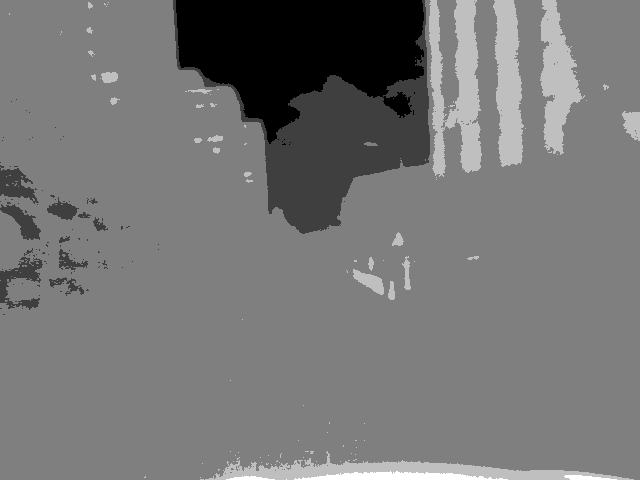
//> input picture assets/tir.png, 640 x 480 px
$ ./test_canny16   (built with g++ and OpenCV 4)
//> lines starting //> are read from the running program, lines starting //| are printed output that depends on the picture
### src/canny16.cc
#include "canny16.h"
#include <deque>

namespace cv {

/** Canny edge detector flags */
enum { CV_CANNY_L2_GRADIENT = (1 << 31) };

#define CANNY_PUSH(map, stack) *map = 2, stack.push_back(map)

#define CANNY_CHECK(m, high, map, stack)                                                           \
  if (m > high)                                                                                    \
    CANNY_PUSH(map, stack);                                                                        \
  else                                                                                             \
    *map = 0

class parallelCanny16 : public ParallelLoopBody {
public:
  parallelCanny16(const Mat &_src, Mat &_map, std::deque<uchar *> &borderPeaksParallel, int _low,
                  int _high, int _aperture_size, bool _L2gradient)
      : src(_src), src2(_src), map(_map), _borderPeaksParallel(borderPeaksParallel), low(_low),
        high(_high), aperture_size(_aperture_size), L2gradient(_L2gradient) {
    _map.create(src.rows + 2, src.cols + 2, CV_8UC1);
    map = _map;
    map.row(0).setTo(1);
    map.row(src.rows + 1).setTo(1);
    mapstep = map.cols;
    needGradient = true;
    cn = src.channels();
  }

  parallelCanny16(const Mat &_dx, const Mat &_dy, Mat &_map,
                  std::deque<uchar *> &borderPeaksParallel, int _low, int _high, bool _L2gradient)
      : src(_dx), src2(_dy), map(_map), _borderPeaksParallel(borderPeaksParallel), low(_low),
        high(_high), aperture_size(0), L2gradient(_L2gradient) {
    _map.create(src.rows + 2, src.cols + 2, CV_8UC1);
    map = _map;
    map.row(0).setTo(1);
    map.row(src.rows + 1).setTo(1);
    mapstep = map.cols;
    needGradient = false;
    cn = src.channels();
  }

  ~parallelCanny16() {}

  parallelCanny16 &operator=(const parallelCanny16 &) { return *this; }

  void operator()(const Range &boundaries) const CV_OVERRIDE {
    CV_DbgAssert(cn > 0);

    Mat dx, dy;
    AutoBuffer<double> dxMax(0), dyMax(0);
    std::deque<uchar *> stack, borderPeaksLocal;
    const int rowStart = max(0, boundaries.start - 1), rowEnd = min(src.rows, boundaries.end + 1);
    int *_mag_p, *_mag_a, *_mag_n;
    double *_dx, *_dy, *_dx_a = NULL, *_dy_a = NULL, *_dx_n = NULL, *_dy_n = NULL;
    uchar *_pmap;
    double scale = 1.0;

    // CV_TRACE_REGION("gradient")
    if (needGradient) {
      if (aperture_size == 7) {
        scale = 1 / 16.0;
      }
      Sobel(src.rowRange(rowStart, rowEnd), dx, CV_64F, 1, 0, aperture_size, scale, 0,
            BORDER_REPLICATE);
      Sobel(src.rowRange(rowStart, rowEnd), dy, CV_64F, 0, 1, aperture_size, scale, 0,
            BORDER_REPLICATE);
    } else {
      dx = src.rowRange(rowStart, rowEnd);
      dy = src2.rowRange(rowStart, rowEnd);
    }

    // CV_TRACE_REGION_NEXT("magnitude");
    if (cn > 1) {
      dxMax.allocate(2 * dx.cols);
      dyMax.allocate(2 * dy.cols);
      _dx_a = dxMax.data();
      _dx_n = _dx_a + dx.cols;
      _dy_a = dyMax.data();
      _dy_n = _dy_a + dy.cols;
    }

    // _mag_p: previous row, _mag_a: actual row, _mag_n: next row

    AutoBuffer<int> buffer(3 * (mapstep * cn));
    _mag_p = buffer.data() + 1;
    _mag_a = _mag_p + mapstep * cn;
    _mag_n = _mag_a + mapstep * cn;

    // For the first time when just 2 rows are filled and for left and right borders
    if (rowStart == boundaries.start)
      memset(_mag_n - 1, 0, mapstep * sizeof(int));
    else
      _mag_n[src.cols] = _mag_n[-1] = 0;

    _mag_a[src.cols] = _mag_a[-1] = _mag_p[src.cols] = _mag_p[-1] = 0;

    // calculate magnitude and angle of gradient, perform non-maxima suppression.
    // fill the map with one of the following values:
    //   0 - the pixel might belong to an edge
    //   1 - the pixel can not belong to an edge
    //   2 - the pixel does belong to an edge
    for (int i = rowStart; i <= boundaries.end; ++i) {
      // Scroll the ring buffer
      std::swap(_mag_n, _mag_a);
      std::swap(_mag_n, _mag_p);

      if (i < rowEnd) {
        // Next row calculation
        _dx = dx.ptr<double>(i - rowStart);
        _dy = dy.ptr<double>(i - rowStart);

        if (L2gradient) {
          int j = 0, width = src.cols * cn;

          for (; j < width; ++j)
            _mag_n[j] = int(_dx[j]) * _dx[j] + int(_dy[j]) * _dy[j];
        } else {
          int j = 0, width = src.cols * cn;
          for (; j < width; ++j)
            _mag_n[j] = std::abs(int(_dx[j])) + std::abs(int(_dy[j]));
        }

        if (cn > 1) {
          std::swap(_dx_n, _dx_a);
          std::swap(_dy_n, _dy_a);

          for (int j = 0, jn = 0; j < src.cols; ++j, jn += cn) {
            int maxIdx = jn;
            for (int k = 1; k < cn; ++k)
              if (_mag_n[jn + k] > _mag_n[maxIdx])
                maxIdx = jn + k;

            _mag_n[j] = _mag_n[maxIdx];
            _dx_n[j] = _dx[maxIdx];
            _dy_n[j] = _dy[maxIdx];
          }

          _mag_n[src.cols] = 0;
        }

        // at the very beginning we do not have a complete ring
        // buffer of 3 magnitude rows for non-maxima suppression
        if (i <= boundaries.start)
          continue;
      } else {
        memset(_mag_n - 1, 0, mapstep * sizeof(int));

        if (cn > 1) {
          std::swap(_dx_n, _dx_a);
          std::swap(_dy_n, _dy_a);
        }
      }

      // From here actual src row is (i - 1)
      // Set left and right border to 1

      _pmap = map.ptr<uchar>(i) + 1;

      _pmap[src.cols] = _pmap[-1] = 1;

      if (cn == 1) {
        _dx = dx.ptr<double>(i - rowStart - 1);
        _dy = dy.ptr<double>(i - rowStart - 1);
      } else {
        _dx = _dx_a;
        _dy = _dy_a;
      }

      const int TG22 = 13573;
      int j = 0;

      for (; j < src.cols; j++) {
        int m = _mag_a[j];

        if (m > low) {
          double xs = _dx[j];
          double ys = _dy[j];
          int x = (int)std::abs(xs);
          int y = (int)std::abs(ys) << 15;

          int tg22x = x * TG22;

          if (y < tg22x) {
            if (m > _mag_a[j - 1] && m >= _mag_a[j + 1]) {
              CANNY_CHECK(m, high, (_pmap + j), stack);
              continue;
            }
          } else {
            int tg67x = tg22x + (x << 16);
            if (y > tg67x) {
              if (m > _mag_p[j] && m >= _mag_n[j]) {
                CANNY_CHECK(m, high, (_pmap + j), stack);
                continue;
              }
            } else {
              int s = ((xs < 0) != (ys < 0)) ? -1 : 1;
              if (m > _mag_p[j - s] && m > _mag_n[j + s]) {
                CANNY_CHECK(m, high, (_pmap + j), stack);
                continue;
              }
            }
          }
        }
        _pmap[j] = 1;
      }
    }

    // Not for first row of first slice or last row of last slice
    uchar *pmapLower = (rowStart == 0) ? map.data : (map.data + (boundaries.start + 2) * mapstep);
    uint pmapDiff = (uint)(
        ((rowEnd == src.rows) ? map.datalimit : (map.data + boundaries.end * mapstep)) - pmapLower);

    // now track the edges (hysteresis thresholding)
    // CV_TRACE_REGION_NEXT("hysteresis");
    while (!stack.empty()) {
      uchar *m = stack.back();
      stack.pop_back();

      // Stops thresholding from expanding to other slices by sending pixels in the borders of each
      // slice in a queue to be serially processed later.
      if ((unsigned)(m - pmapLower) < pmapDiff) {
        if (!m[-mapstep - 1])
          CANNY_PUSH((m - mapstep - 1), stack);
        if (!m[-mapstep])
          CANNY_PUSH((m - mapstep), stack);
        if (!m[-mapstep + 1])
          CANNY_PUSH((m - mapstep + 1), stack);
        if (!m[-1])
          CANNY_PUSH((m - 1), stack);
        if (!m[1])
          CANNY_PUSH((m + 1), stack);
        if (!m[mapstep - 1])
          CANNY_PUSH((m + mapstep - 1), stack);
        if (!m[mapstep])
          CANNY_PUSH((m + mapstep), stack);
        if (!m[mapstep + 1])
          CANNY_PUSH((m + mapstep + 1), stack);
      } else {
        borderPeaksLocal.push_back(m);
        ptrdiff_t mapstep2 = m < pmapLower ? mapstep : -mapstep;

        if (!m[-1])
          CANNY_PUSH((m - 1), stack);
        if (!m[1])
          CANNY_PUSH((m + 1), stack);
        if (!m[mapstep2 - 1])
          CANNY_PUSH((m + mapstep2 - 1), stack);
        if (!m[mapstep2])
          CANNY_PUSH((m + mapstep2), stack);
        if (!m[mapstep2 + 1])
          CANNY_PUSH((m + mapstep2 + 1), stack);
      }
    }

    if (!borderPeaksLocal.empty()) {
      AutoLock lock(mutex);
      _borderPeaksParallel.insert(_borderPeaksParallel.end(), borderPeaksLocal.begin(),
                                  borderPeaksLocal.end());
    }
  }

private:
  const Mat &src, &src2;
  Mat &map;
  std::deque<uchar *> &_borderPeaksParallel;
  int low, high, aperture_size;
  bool L2gradient, needGradient;
  ptrdiff_t mapstep;
  int cn;
  mutable Mutex mutex;
};

class finalPass16 : public ParallelLoopBody {

public:
  finalPass16(const Mat &_map, Mat &_dst) : map(_map), dst(_dst) { dst = _dst; }

  ~finalPass16() {}

  void operator()(const Range &boundaries) const CV_OVERRIDE {
    // the final pass, form the final image
    for (int i = boundaries.start; i < boundaries.end; i++) {
      int j = 0;
      uchar *pdst = dst.ptr<uchar>(i);
      const uchar *pmap = map.ptr<uchar>(i + 1);
      pmap += 1;

      for (; j < dst.cols; j++) {
        pdst[j] = (uchar) - (pmap[j] >> 1);
      }
    }
  }

private:
  const Mat &map;
  Mat &dst;

  finalPass16(const finalPass16 &);            // = delete
  finalPass16 &operator=(const finalPass16 &); // = delete
};

void Canny16(InputArray _src, OutputArray _dst, double low_thresh, double high_thresh,
             int aperture_size, bool L2gradient) {
  //   CV_Assert(_src.depth() == CV_8U);

  const Size size = _src.size();

  //   // we don't support inplace parameters in case with RGB/BGR src
  //   CV_Assert((_dst.getObj() != _src.getObj() || _src.type() == CV_8UC1) &&
  //             "Inplace parameters are not supported");

  _dst.create(size, CV_8U);

  if (!L2gradient && (aperture_size & CV_CANNY_L2_GRADIENT) == CV_CANNY_L2_GRADIENT) {
    // backward compatibility
    aperture_size &= ~CV_CANNY_L2_GRADIENT;
    L2gradient = true;
  }

  if ((aperture_size & 1) == 0 || (aperture_size != -1 && (aperture_size < 3 || aperture_size > 7)))
#if CV_MAJOR_VERSION >= 4
    CV_Error(Error::StsBadFlag, "Aperture size should be odd between 3 and 7");
#else
    CV_Error(CV_StsBadFlag, "Aperture size should be odd between 3 and 7");
#endif
  if (aperture_size == 7) {
    low_thresh = low_thresh / 16.0;
    high_thresh = high_thresh / 16.0;
  }

  if (low_thresh > high_thresh)
    std::swap(low_thresh, high_thresh);

  Mat src0 = _src.getMat(), dst = _dst.getMat();
  Mat src(src0.size(), src0.type(), src0.data, src0.step);

  if (L2gradient) {
    low_thresh = std::min(2147483647.0, low_thresh);
    high_thresh = std::min(2147483647.0, high_thresh);

    if (low_thresh > 0)
      low_thresh *= low_thresh;
    if (high_thresh > 0)
      high_thresh *= high_thresh;
  }
  int low = cvFloor(low_thresh);
  int high = cvFloor(high_thresh);

  // If Scharr filter: aperture size is 3, ksize2 is 1
  int ksize2 = aperture_size < 0 ? 1 : aperture_size / 2;
  // Minimum number of threads should be 1, maximum should not exceed number of CPU's, because of
  // overhead
  int numOfThreads = std::max(1, std::min(getNumThreads(), getNumberOfCPUs()));
  // Make a fallback for pictures with too few rows.
  int grainSize = src.rows / numOfThreads;
  int minGrainSize = 2 * (ksize2 + 1);
  if (grainSize < minGrainSize)
    numOfThreads = std::max(1, src.rows / minGrainSize);

  Mat map;
  std::deque<uchar *> stack;

  parallel_for_(Range(0, src.rows),
                parallelCanny16(src, map, stack, low, high, aperture_size, L2gradient),
                numOfThreads);

  // now track the edges (hysteresis thresholding)
  ptrdiff_t mapstep = map.cols;

  while (!stack.empty()) {
    uchar *m = stack.back();
    stack.pop_back();

    if (!m[-mapstep - 1])
      CANNY_PUSH((m - mapstep - 1), stack);
    if (!m[-mapstep])
      CANNY_PUSH((m - mapstep), stack);
    if (!m[-mapstep + 1])
      CANNY_PUSH((m - mapstep + 1), stack);
    if (!m[-1])
      CANNY_PUSH((m - 1), stack);
    if (!m[1])
      CANNY_PUSH((m + 1), stack);
    if (!m[mapstep - 1])
      CANNY_PUSH((m + mapstep - 1), stack);
    if (!m[mapstep])
      CANNY_PUSH((m + mapstep), stack);
    if (!m[mapstep + 1])
      CANNY_PUSH((m + mapstep + 1), stack);
  }

  parallel_for_(Range(0, src.rows), finalPass16(map, dst), src.total() / (double)(1 << 16));
}

void Canny16(InputArray _dx, InputArray _dy, OutputArray _dst, double low_thresh,
             double high_thresh, bool L2gradient) {
  CV_Assert(_dx.dims() == 2);
  CV_Assert(_dx.type() == CV_64FC1 || _dx.type() == CV_64FC3);
  CV_Assert(_dy.type() == _dx.type());
  CV_Assert(_dx.sameSize(_dy));

  if (low_thresh > high_thresh)
    std::swap(low_thresh, high_thresh);

  const Size size = _dx.size();

  _dst.create(size, CV_8U);
  Mat dst = _dst.getMat();

  Mat dx = _dx.getMat();
  Mat dy = _dy.getMat();

  if (L2gradient) {
    low_thresh = std::min(2147483647.0, low_thresh);
    high_thresh = std::min(2147483647.0, high_thresh);

    if (low_thresh > 0)
      low_thresh *= low_thresh;
    if (high_thresh > 0)
      high_thresh *= high_thresh;
  }

  int low = cvFloor(low_thresh);
  int high = cvFloor(high_thresh);

  std::deque<uchar *> stack;
  Mat map;

  // Minimum number of threads should be 1, maximum should not exceed number of CPU's, because of
  // overhead
  int numOfThreads = std::max(1, std::min(getNumThreads(), getNumberOfCPUs()));
  if (dx.rows / numOfThreads < 3)
    numOfThreads = std::max(1, dx.rows / 3);

  parallel_for_(Range(0, dx.rows), parallelCanny16(dx, dy, map, stack, low, high, L2gradient),
                numOfThreads);

  // CV_TRACE_REGION("global_hysteresis")
  // now track the edges (hysteresis thresholding)
  ptrdiff_t mapstep = map.cols;

  while (!stack.empty()) {
    uchar *m = stack.back();
    stack.pop_back();

    if (!m[-mapstep - 1])
      CANNY_PUSH((m - mapstep - 1), stack);
    if (!m[-mapstep])
      CANNY_PUSH((m - mapstep), stack);
    if (!m[-mapstep + 1])
      CANNY_PUSH((m - mapstep + 1), stack);
    if (!m[-1])
      CANNY_PUSH((m - 1), stack);
    if (!m[1])
      CANNY_PUSH((m + 1), stack);
    if (!m[mapstep - 1])
      CANNY_PUSH((m + mapstep - 1), stack);
    if (!m[mapstep])
      CANNY_PUSH((m + mapstep), stack);
    if (!m[mapstep + 1])
      CANNY_PUSH((m + mapstep + 1), stack);
  }

  // CV_TRACE_REGION_NEXT("finalPass16");
  parallel_for_(Range(0, dx.rows), finalPass16(map, dst), dx.total() / (double)(1 << 16));
}

} // namespace cv

### src/test_canny16.cc
#include "canny16.h"
#include <opencv2/highgui.hpp>
#include <opencv2/imgcodecs.hpp>
#include <opencv2/imgproc.hpp>

#include <iostream>

using namespace cv;

int main(int argc, char **argv) {

  // load images from assets
  Mat img16 = imread("../assets/tir.png", IMREAD_UNCHANGED);
//> img16 is the input picture: 480 rows x 640 cols, CV_16UC1; min 2828, max 3928, mean 3440

  // normalize img with min max value
  double min, max;
  Mat img8 = img16.clone();
  cv::minMaxLoc(img8, &min, &max);
//> min = 2828; max = 3928
  img16.convertTo(img8, CV_8UC1, 255.0 / (max - min), -min * 255.0 / (max - min));
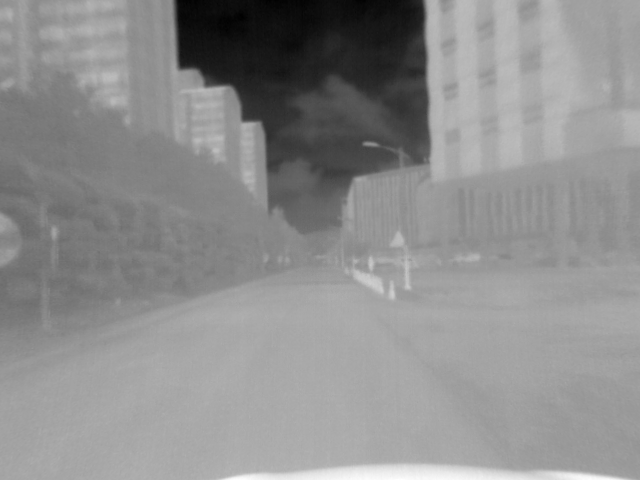
//> img8: 480 rows x 640 cols, CV_8UC1; min 0, max 255, mean 141.9

  // detect Canny edges
  cv::Mat edges;
  cv::Canny16(img8, edges, 50, 100);
//> in Canny16, `parallel_for_(Range(0, src.rows), parallelCanny16(src, map, stack, low..`:
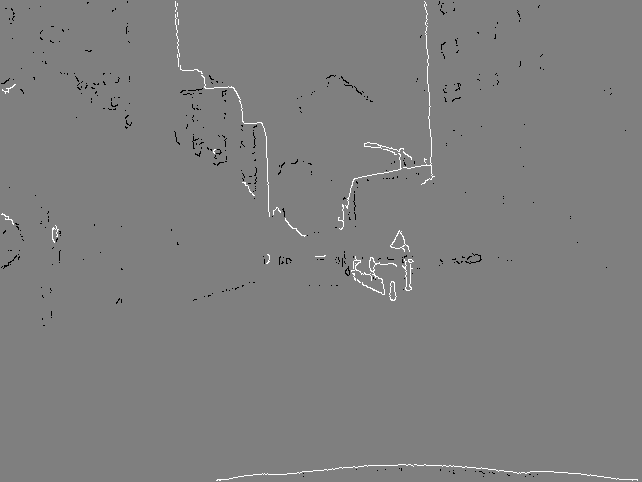
//> map: 482 rows x 642 cols, CV_8UC1; min 0, max 2, mean 1; drawn with min black and max white
//> in Canny16, `parallel_for_(Range(0, src.rows), parallelCanny16(src, map, stack, low..`: stack = 0 items
//> in Canny16, `parallel_for_(Range(0, src.rows), finalPass16(map, dst), src.total() /..`:
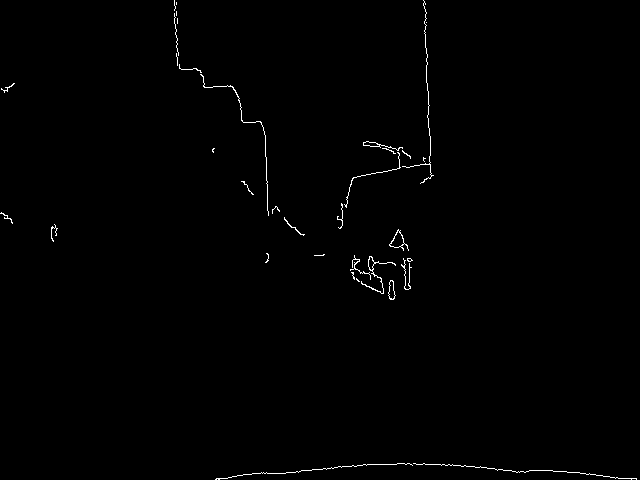
//> dst: 480 rows x 640 cols, CV_8UC1; 0.6% white in thin lines or dots

  // detect Canny edges on 16bit image
  cv::Mat edges16;
  cv::Canny16(img16, edges16, 100, 200);
//> call 2 of Canny16, with low_thresh = 100, high_thresh = 200, aperture_size = 3, L2gradient = false
//> in Canny16 (call 2), `parallel_for_(Range(0, src.rows), parallelCanny16(src, map, stack, low..`:
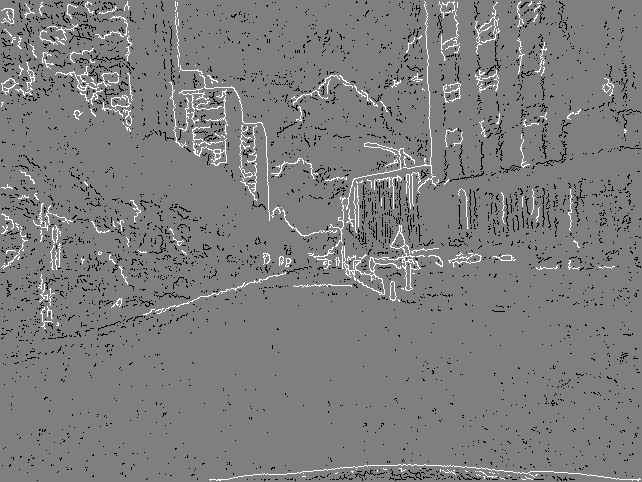
//> map: 482 rows x 642 cols, CV_8UC1; min 0, max 2, mean 0.989; drawn with min black and max white
//> in Canny16 (call 2), `parallel_for_(Range(0, src.rows), finalPass16(map, dst), src.total() /..`:
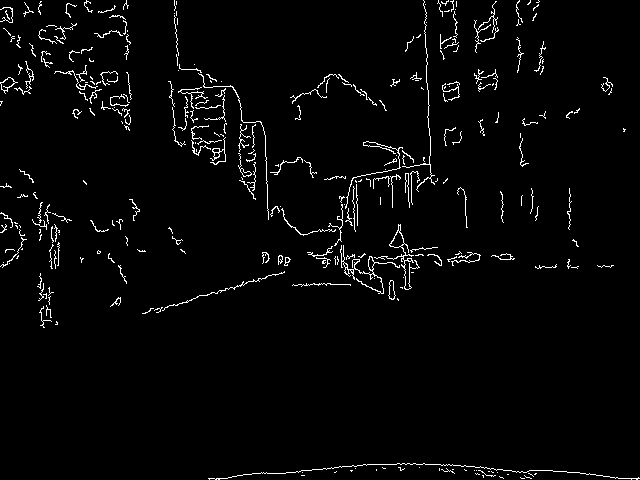
//> dst: 480 rows x 640 cols, CV_8UC1; 2.7% white in thin lines or dots

  // detect Canny edges on 16bit image with explicit dx, dy
  cv::Mat dx, dy;
  cv::Sobel(img16, dx, CV_64F, 1, 0, 3);
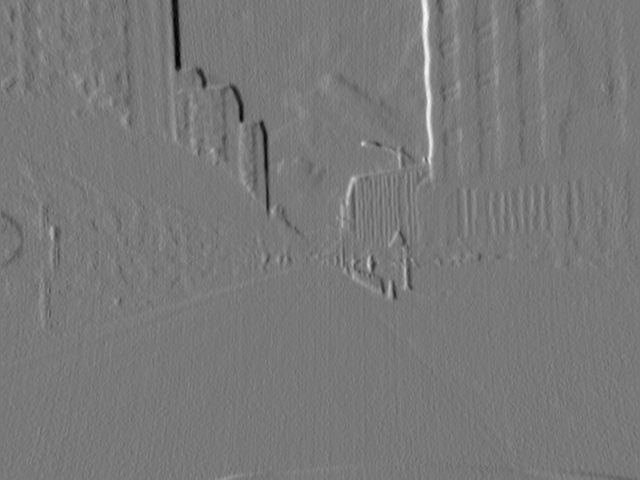
//> dx: 480 rows x 640 cols, CV_64FC1; min -841, max 932, mean 1; drawn with min black and max white
  cv::Sobel(img16, dy, CV_64F, 0, 1, 3);
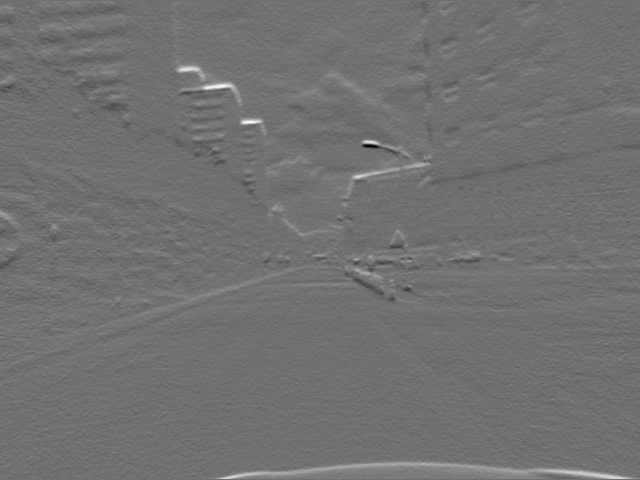
//> dy: 480 rows x 640 cols, CV_64FC1; min -804, max 1020, mean 8; drawn with min black and max white
  cv::Mat edges16_dx_dy;
  cv::Canny16(dx, dy, edges16_dx_dy, 100, 200);
//> in Canny16, `parallel_for_(Range(0, dx.rows), finalPass16(map, dst), dx.total() / (..`: dst: 480 rows x 640 cols, CV_8UC1; 2.7% white in thin lines or dots

  // visualize
  cv::imshow("edges", edges);
  cv::imshow("edges16", edges16);
  cv::imshow("edges16_dx_dy", edges16_dx_dy);
  cv::waitKey(0);

  return 0;
}
